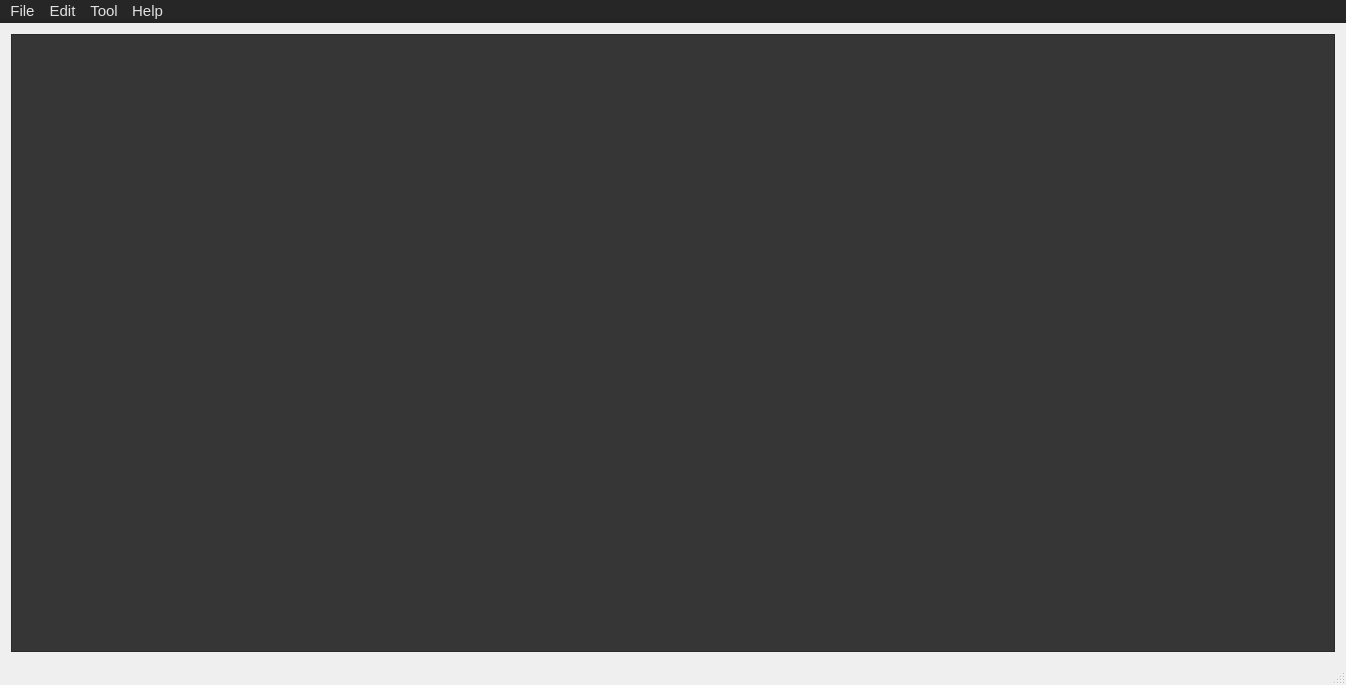
<?xml version="1.0" encoding="UTF-8"?>
<ui version="4.0">
 <class>MainWindow</class>
 <widget class="QMainWindow" name="MainWindow">
  <property name="geometry">
   <rect>
    <x>0</x>
    <y>0</y>
    <width>1346</width>
    <height>685</height>
   </rect>
  </property>
  <property name="font">
   <font>
    <family>Consolas</family>
    <pointsize>10</pointsize>
   </font>
  </property>
  <property name="windowTitle">
   <string>Gurth Editor</string>
  </property>
  <property name="styleSheet">
   <string notr="true">QMainWindow
{
Background:&quot;#262626&quot;;
}

QMenuBar{
font-size: 11pt;
color: rgb(225,225,225);
background-color:#262626;
}
QMenuBar::item:selected{
background-color:#7EC0EE;
}
QMenu {
background-color:#262626; /*whole background*/
border: 2px solid 	#009ACD;/*boder*/
}
QMenu::item {
font-size: 11pt; 
color: rgb(225,225,225);  /*font color*/
border: 2px solid rgb(60,60,60);    /*item boder*/
background-color:rgb(89,87,87);
padding:2px 16px; 
margin:1px 1px;
width: 100px;
}
QMenu::item:selected { 
background-color:#7EC0EE;
}
QMenu::item:pressed {
    border: 1px solid rgb(60,60,61); 
    background-color: rgb(220,80,6); 
}</string>
  </property>
  <widget class="QWidget" name="centralWidget">
   <layout class="QGridLayout" name="gridLayout">
    <item row="0" column="0">
     <widget class="QTextEdit" name="Buffer">
      <property name="styleSheet">
       <string notr="true">QTextEdit {
color: rgb(225,225,225);
background-color:#363636;
border: 0.5px solid 	#9370DB;
 }</string>
      </property>
     </widget>
    </item>
   </layout>
  </widget>
  <widget class="QMenuBar" name="menuBar">
   <property name="geometry">
    <rect>
     <x>0</x>
     <y>0</y>
     <width>1346</width>
     <height>22</height>
    </rect>
   </property>
   <widget class="QMenu" name="menuFile">
    <property name="title">
     <string>File</string>
    </property>
    <addaction name="FileNew"/>
    <addaction name="FileOpen"/>
    <addaction name="FileSave"/>
    <addaction name="FileSaveas"/>
    <addaction name="FileExit"/>
   </widget>
   <widget class="QMenu" name="menuEdit">
    <property name="title">
     <string>Edit</string>
    </property>
    <addaction name="EditUndo"/>
    <addaction name="EditFind"/>
    <addaction name="EditReplease"/>
    <addaction name="EditCopy"/>
    <addaction name="EditCut"/>
    <addaction name="EditPaste"/>
    <addaction name="EditClear"/>
    <addaction name="EditClearall"/>
   </widget>
   <widget class="QMenu" name="menuTool">
    <property name="title">
     <string>Tool</string>
    </property>
    <addaction name="ToolOption"/>
   </widget>
   <widget class="QMenu" name="menuHelp">
    <property name="title">
     <string>Help</string>
    </property>
    <addaction name="HelpAbout"/>
   </widget>
   <addaction name="menuFile"/>
   <addaction name="menuEdit"/>
   <addaction name="menuTool"/>
   <addaction name="menuHelp"/>
  </widget>
  <widget class="QStatusBar" name="statusBar"/>
  <action name="FileNew">
   <property name="text">
    <string>New</string>
   </property>
  </action>
  <action name="FileOpen">
   <property name="text">
    <string>Open</string>
   </property>
  </action>
  <action name="FileSave">
   <property name="text">
    <string>Save</string>
   </property>
  </action>
  <action name="FileSaveas">
   <property name="text">
    <string>Save as ...</string>
   </property>
  </action>
  <action name="FileExit">
   <property name="text">
    <string>Exit</string>
   </property>
  </action>
  <action name="EditUndo">
   <property name="text">
    <string>Undo</string>
   </property>
  </action>
  <action name="EditFind">
   <property name="text">
    <string>Find</string>
   </property>
  </action>
  <action name="EditReplease">
   <property name="text">
    <string>Replease</string>
   </property>
  </action>
  <action name="EditCopy">
   <property name="text">
    <string>Copy</string>
   </property>
  </action>
  <action name="EditCut">
   <property name="text">
    <string>Cut</string>
   </property>
  </action>
  <action name="EditPaste">
   <property name="text">
    <string>Paste</string>
   </property>
  </action>
  <action name="EditClear">
   <property name="text">
    <string>Clear</string>
   </property>
  </action>
  <action name="EditClearall">
   <property name="text">
    <string>Clear all</string>
   </property>
  </action>
  <action name="ToolOption">
   <property name="text">
    <string>Option</string>
   </property>
  </action>
  <action name="HelpAbout">
   <property name="text">
    <string>About</string>
   </property>
  </action>
 </widget>
 <layoutdefault spacing="6" margin="11"/>
 <resources/>
 <connections/>
</ui>
